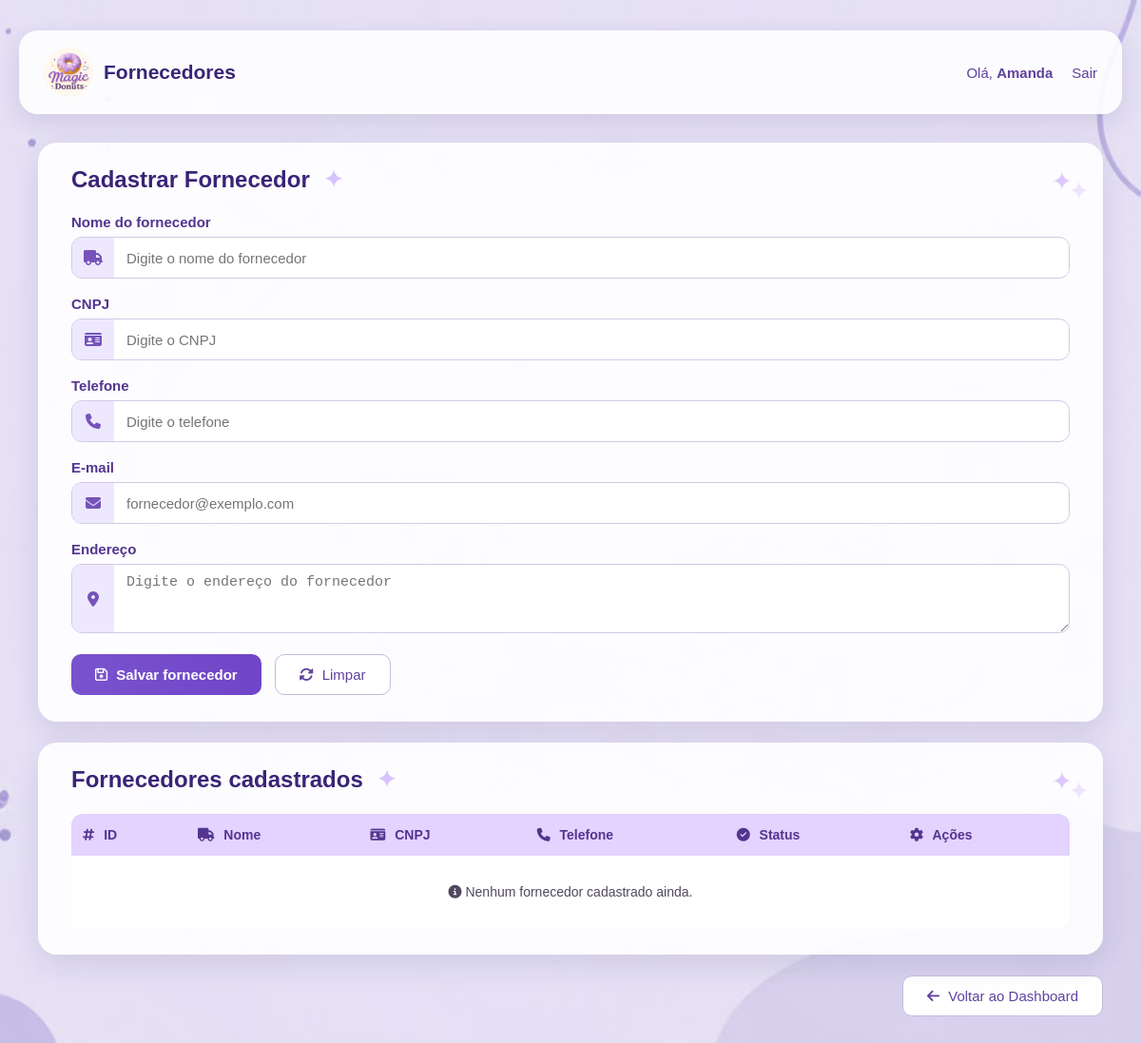
Page /magicdonuts/index.php?controller=fornecedor&action=index (signed in) on the earlier database version.
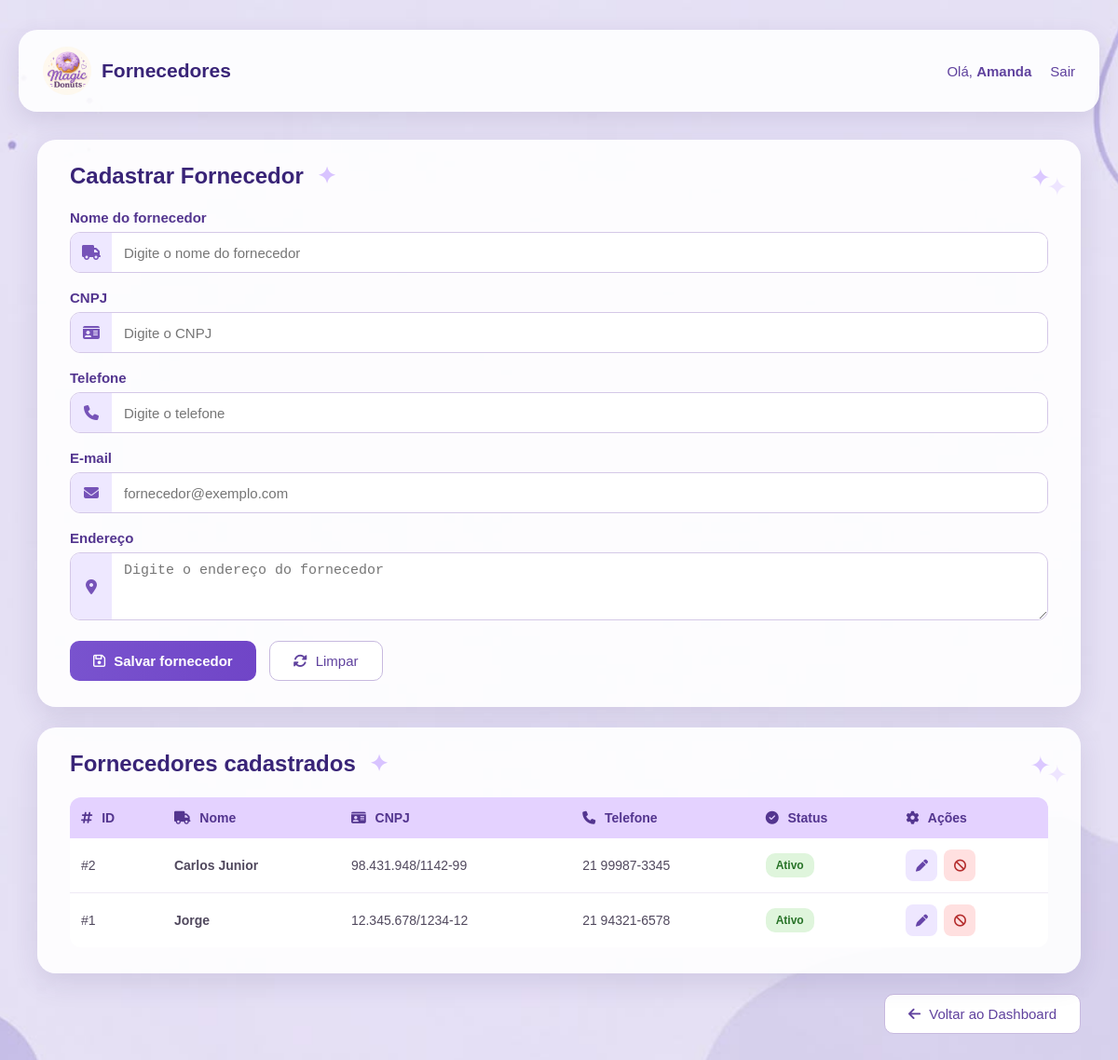
Same page on the later database version.
### tables this page shows
CREATE TABLE `fornecedor` (
  `id` int(11) NOT NULL,
  `nome` varchar(100) NOT NULL,
  `cnpj` varchar(20) NOT NULL,
  `telefone` varchar(20) DEFAULT NULL,
  `email` varchar(100) DEFAULT NULL,
  `endereco` varchar(255) DEFAULT NULL,
  `ativo` tinyint(1) NOT NULL DEFAULT 1
);

### magicdonuts/controllers/FornecedorController.php (called while the page is built, shortened)
<?php
require_once __DIR__ . '/../models/Fornecedor.php';
class FornecedorController
{
    public function index(): void
    {
        $fornecedorModel = new Fornecedor();
        $fornecedores = $fornecedorModel->listarTodos();
        $editar = null;
        require_once __DIR__ . '/../views/fornecedores.php';
    }
}

### magicdonuts/index.php (called while the page is built, shortened)
<?php
require_once __DIR__ . '/config/db.php';
$controller = $_GET['controller'] ?? 'auth';
$action = $_GET['action'] ?? 'form';
switch ($controller) {
        case 'fornecedor':
    require_once __DIR__ . '/controllers/FornecedorController.php';
    $c = new FornecedorController();
    break;
}
$c->$action();

### magicdonuts/config/db.php (called while the page is built)
<?php
class Database
{
private static $conn = null;
public static function getConnection()
{
    if (self::$conn === null) {
        try {
self::$conn = new PDO(
"mysql:host=localhost;dbname=magicdonuts;charset=utf8mb4",
"root",
"",
    [
    PDO::ATTR_ERRMODE => PDO::ERRMODE_EXCEPTION,
    PDO::ATTR_DEFAULT_FETCH_MODE => PDO::FETCH_ASSOC
    ]
);
} catch (PDOException $e) {
 die("Erro ao conectar ao banco de dados:" . $e->getMessage());
}
}
return self::$conn;
}
}

### magicdonuts/models/Fornecedor.php (called while the page is built, shortened)
<?php
require_once __DIR__ . '/../config/db.php';
class Fornecedor
{
    private PDO $conn;
    public function __construct()
    {
        $this->conn = Database::getConnection();
    }
    public function listarTodos(): array
    {
        $sql = "SELECT id, nome, cnpj, telefone, email, endereco, ativo
                FROM fornecedor
                ORDER BY nome";
        return $this->conn->query($sql)->fetchAll();
    }
}

### magicdonuts/views/fornecedores.php (the view, shortened to what this page needs)
<?php
$nomeUser = $_SESSION['nome'] ?? 'Usuário';
?>
<!doctype html>
<html lang="pt-br">
<head>
    <link rel="stylesheet" href="/magicdonuts/public/assets/css/style.css">
    <link rel="stylesheet" href="https://cdnjs.cloudflare.com/ajax/libs/font-awesome/6.5.2/css/all.min.css">
</head>
<body class="produtos-body">
<header class="produtos-header">
    <div class="produtos-header-inner">
        <a href="/magicdonuts/index.php?controller=auth&action=dashboard"
           class="produtos-brand">
            <img src="/magicdonuts/imagem/logo.jpg"
                 alt="Magic Donuts"
                 class="produtos-logo">
            <strong>Fornecedores</strong>
        </a>
        <div class="produtos-user">
            <span>
                Olá,
                <strong><?= htmlspecialchars($nomeUser) ?></strong>
            </span>
            <a href="/magicdonuts/index.php?controller=auth&action=logout">
                Sair
            </a>
        </div>
    </div>
</header>
<main class="produtos-main">
    <section class="produto-card">
        <div class="section-title">
            <h1>
                <?= $editar ? 'Editar Fornecedor' : 'Cadastrar Fornecedor' ?>
                <span class="title-sparkles">✦</span>
            </h1>
        </div>
        <form method="post"
              action="/magicdonuts/index.php?controller=fornecedor&action=salvar"
              class="produto-form">
            <div class="produto-form-group">
                <label for="nome">Nome do fornecedor</label>
                <div class="produto-input-wrapper">
                    <div class="produto-input-icon">
                        <i class="fa-solid fa-truck"></i>
                    </div>
                    <input
                        class="produto-input"
                        id="nome"
                        type="text"
                        name="nome"
                        required
                        placeholder="Digite o nome do fornecedor"
                        value="<?= $editar ? htmlspecialchars($editar['nome']) : '' ?>"
                    >
                </div>
            </div>
            <div class="produto-form-group">
                <label for="cnpj">CNPJ</label>
                <div class="produto-input-wrapper">
                    <div class="produto-input-icon">
                        <i class="fa-solid fa-id-card"></i>
                    </div>
                    <input
                        class="produto-input"
                        id="cnpj"
                        type="text"
                        name="cnpj"
                        placeholder="Digite o CNPJ"
                        value="<?= $editar ? htmlspecialchars($editar['cnpj'] ?? '') : '' ?>"
                    >
                </div>
            </div>
            <div class="produto-form-group">
                <label for="telefone">Telefone</label>
                <div class="produto-input-wrapper">
                    <div class="produto-input-icon">
                        <i class="fa-solid fa-phone"></i>
                    </div>
                    <input
                        class="produto-input"
                        id="telefone"
                        type="text"
                        name="telefone"
                        placeholder="Digite o telefone"
                        value="<?= $editar ? htmlspecialchars($editar['telefone'] ?? '') : '' ?>"
                    >
                </div>
            </div>
            <div class="produto-form-group">
                <label for="email">E-mail</label>
                <div class="produto-input-wrapper">
                    <div class="produto-input-icon">
                        <i class="fa-solid fa-envelope"></i>
                    </div>
                    <input
                        class="produto-input"
                        id="email"
                        type="email"
                        name="email"
                        placeholder="fornecedor@exemplo.com"
                        value="<?= $editar ? htmlspecialchars($editar['email'] ?? '') : '' ?>"
                    >
                </div>
            </div>
            <div class="produto-form-group">
                <label for="endereco">Endereço</label>
                <div class="produto-input-wrapper">
                    <div class="produto-input-icon">
                        <i class="fa-solid fa-location-dot"></i>
                    </div>
                    <textarea
                        class="produto-input"
                        id="endereco"
                        name="endereco"
                        rows="3"
                        placeholder="Digite o endereço do fornecedor"
                    ><?= $editar ? htmlspecialchars($editar['endereco'] ?? '') : '' ?></textarea>
                </div>
            </div>
            <div class="produto-actions">
                <button class="produto-btn produto-btn-primary" type="submit">
                    <i class="fa-regular fa-floppy-disk"></i>
                    Salvar fornecedor
                </button>
                <a
                    class="produto-btn produto-btn-secondary"
                    href="/magicdonuts/index.php?controller=fornecedor&action=index"
                >
                    <i class="fa-solid fa-rotate"></i>
                    Limpar
                </a>
            </div>
        </form>
    </section>
    <section class="produto-card lista-produtos-card">
        <div class="section-title">
            <h2>
                Fornecedores cadastrados
                <span class="title-sparkles">✦</span>
            </h2>
        </div>
        <div class="table-wrapper">
            <table class="produtos-table">
                <thead>
                    <tr>
                        <th><i class="fa-solid fa-hashtag"></i> ID</th>
                        <th><i class="fa-solid fa-truck"></i> Nome</th>
                        <th><i class="fa-solid fa-id-card"></i> CNPJ</th>
                        <th><i class="fa-solid fa-phone"></i> Telefone</th>
                        <th><i class="fa-solid fa-circle-check"></i> Status</th>
                        <th><i class="fa-solid fa-gear"></i> Ações</th>
                    </tr>
                </thead>
                <tbody>
                    <?php if (!empty($fornecedores)): ?>
                        <?php foreach ($fornecedores as $f): ?>
                            <tr>
                                <td>#<?= (int) $f['id'] ?></td>
                                <td>
                                    <strong><?= htmlspecialchars($f['nome']) ?></strong>
                                </td>
                                <td>
                                    <?= htmlspecialchars($f['cnpj'] ?? '-') ?>
                                </td>
                                <td>
                                    <?= htmlspecialchars($f['telefone'] ?? '-') ?>
                                </td>
                                <td>
                                    <?php if ((int) $f['ativo'] === 1): ?>
                                        <span class="tag ok">Ativo</span>
                                    <?php else: ?>
                                        <span class="tag off">Inativo</span>
                                    <?php endif; ?>
                                </td>
                                <td>
                                    <div class="produto-table-actions">
                                        <a
                                            class="table-btn table-btn-edit"
                                            href="/magicdonuts/index.php?controller=fornecedor&action=index&id=<?= (int) $f['id'] ?>"
                                            title="Editar fornecedor"
                                        >
                                            <i class="fa-solid fa-pen"></i>
                                        </a>
                                        <?php if ((int) $f['ativo'] === 1): ?>
                                            <a
                                                class="table-btn table-btn-delete"
                                                href="/magicdonuts/index.php?controller=fornecedor&action=toggle&id=<?= (int) $f['id'] ?>&ativo=0"
                                                onclick="return confirm('Inativar este fornecedor?')"
                                                title="Inativar fornecedor"
                                            >
                                                <i class="fa-solid fa-ban"></i>
                                            </a>
                                        <?php endif; ?>
                                    </div>
                                </td>
                            </tr>
                        <?php endforeach; ?>
                    <?php else: ?>
                        <tr>
                            <td colspan="6" style="text-align: center; padding: 30px;">
                                <i class="fa-solid fa-circle-info"></i>
                                Nenhum fornecedor cadastrado ainda.
                            </td>
                        </tr>
                    <?php endif; ?>
                </tbody>
            </table>
        </div>
    </section>
    <div style="display: flex; justify-content: flex-end; margin-top: 20px; margin-bottom: 20px;">
        <a
            href="/magicdonuts/index.php?controller=auth&action=dashboard"
            class="produto-btn produto-btn-secondary"
        >
            <i class="fa-solid fa-arrow-left"></i>
            Voltar ao Dashboard
        </a>
    </div>
</main>
</body>
</html>

### magicdonuts/public/assets/css/style.css (style rules this page uses)
* { margin:0; padding:0; box-sizing:border-box; }
body { font-family:Arial, sans-serif; min-height:100vh; display:flex; justify-content:center; align-items:center; background-image:url("../../../imagem/novofundo.jpg"); background-size:cover; background-position:center; background-repeat:no-repeat; }
.produtos-body { min-height:100vh; display:block; padding:0; background-image:url("../../../imagem/novofundo.jpg"); background-size:cover; background-position:center; background-repeat:no-repeat; }
.produtos-header { padding:32px 20px 0; }
.produtos-header-inner { width:100%; max-width:1160px; min-height:88px; margin:auto; padding:14px 26px; display:flex; align-items:center; justify-content:space-between; gap:25px; background:rgba(255,255,255,0.90); border-radius:20px; box-shadow: 0 8px 25px rgba(60,38,110,0.12); }
.produtos-brand { display:flex; align-items:center; gap:11px; color:#392477; text-decoration:none; font-size:21px; white-space:nowrap; }
.produtos-logo { width:52px; height:52px; object-fit:cover; border-radius:50%; }
.produtos-user { display:flex; align-items:center; gap:20px; color:#60429e; white-space:nowrap; font-size:15px; }
.produtos-user a { color:#60429e; text-decoration:none; font-weight:500; }
.produtos-main { width:100%; max-width:1160px; margin:30px auto 55px; padding:0 20px; }
.produto-card { position:relative; background:rgba(255,255,255,0.91); border-radius:20px; padding:25px 35px 28px; margin-bottom:22px; box-shadow: 0 10px 30px rgba(60,38,110,0.12); overflow:hidden; }
.produto-card::after { content:"✦"; position:absolute; right:32px; top:25px; color:#dbc8ff; font-size:27px; text-shadow: 18px 10px 0 #eee5ff; }
.section-title { position:relative; z-index:2; margin-bottom:22px; }
.section-title h1, .section-title h2 { color:#392477; font-size:24px; font-weight:700; }
.title-sparkles { color:#d8c3ff; margin-left:8px; }
.produto-form { width:100%; position:relative; z-index:2; }
.produto-form-group { margin-bottom:18px; }
.produto-form-group label { display:block; margin-bottom:7px; color:#53358f; font-size:15px; font-weight:600; }
.produto-input-wrapper { width:100%; min-height:42px; display:flex; align-items:center; border:1px solid #d4c8e7; border-radius:11px; overflow:hidden; background:#ffffff; transition:0.2s; }
.produto-input-icon { width:44px; min-height:42px; align-self:stretch; display:flex; align-items:center; justify-content:center; color:#7653b8; background:#eee8ff; flex-shrink:0; }
.produto-input { flex:1; width:100%; min-width:0; border:none; outline:none; background:#ffffff; color:#403650; font-size:15px; padding:10px 13px; }
.produto-actions { display:flex; gap:14px; margin-top:22px; }
.produto-btn { min-height:43px; padding:10px 25px; border-radius:10px; text-decoration:none; display:inline-flex; align-items:center; justify-content:center; gap:9px; font-size:15px; cursor:pointer; transition:0.2s; }
.produto-btn-primary { border:none; background:linear-gradient( 90deg, #7953ce, #7045c7 ); color:white; font-weight:600; }
.produto-btn-secondary { border:1px solid #c7b9df; background:white; color:#60429e; }
.table-wrapper { width:100%; overflow-x:auto; position:relative; z-index:2; }
.produtos-table { width:100%; border-collapse:separate; border-spacing:0; background:#ffffff; overflow:hidden; border-radius:12px; }
.produtos-table th { padding:14px 12px; background:#e4d2ff; color:#53358f; font-size:14px; text-align:left; white-space:nowrap; }
.produtos-table th i { margin-right:6px; }
.produtos-table td { padding:12px; border-bottom:1px solid #eee9f5; color:#51495e; font-size:14px; vertical-align:middle; }
.produtos-table tr:last-child td { border-bottom:none; }
.produtos-table tbody tr { transition:0.15s; }
.tag { display:inline-block; padding:6px 11px; border-radius:10px; font-size:12px; font-weight:bold; }
.tag.ok { background:#dff5dc; color:#287328; }
.produto-table-actions { display:flex; align-items:center; gap:7px; }
.table-btn { width:34px; height:34px; display:inline-flex; align-items:center; justify-content:center; border-radius:8px; text-decoration:none; transition:0.2s; font-size:13px; }
.table-btn-edit { background:#eee7ff; color:#6745a9; }
.table-btn-delete { background:#ffe0e0; color:#b52d2d; }
.input, textarea, select { width:100%; padding:14px; border:1px solid #ded8eb; border-radius:12px; background:#fff; font-size:15px; outline:none; }

Differences in the rows shown:
added fornecedor: id "2", nome "Carlos Junior", cnpj "98.431.948/1142-99", telefone "21 99987-3345", ativo "Ativo"
added fornecedor: id "1", nome "Jorge", cnpj "12.345.678/1234-12", telefone "21 94321-6578", ativo "Ativo"
Other differences:
text no longer shown: "Nenhum fornecedor cadastrado ainda."
